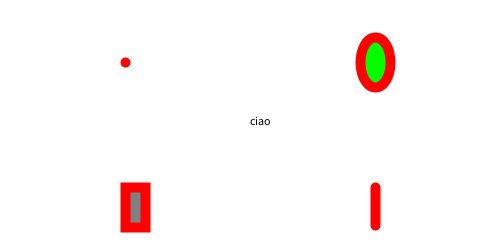
Frame 1 (no input)
Frame 60 (the mouse pressed at the canvas centre just before this capture): identical to frame 1, image omitted
Frame 120 (the mouse held since frame 60 and released just before this capture): identical to frame 1, image omitted

The Processing sketch that drew this single still picture (run headless with seeded random() and noise(); from frame 60 on, the mouse is pressed at the canvas centre):

// Processing sketch: skecth_00_Draw_Primitives
// ── skecth_00_Draw_Primitives.pde
void setup()
{
  size(500,250);
  //fullScreen();
  print("hello ");
}

void draw()
{
  background(255);
  fill(0);
  text("ciao",width/2,height/2);
  
  stroke(255,0,0);
  strokeWeight(10);
  point(width*0.25,height*0.25);
  
  fill(128);
  //rect(x,y,width,height)
  rect(width*0.25,height*0.75,20,40);
  
  fill(0,255,0);
  ellipse(width*0.75,height*0.25,30,50);
  
  fill(0,0,255);
  line(width*0.75,height*0.75,width*0.75,height*0.90);
}
